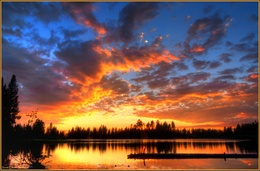
%> input picture feature_extraction/img/u1/14456399268_373c51f56b_k.jpg, 260 x 171 px, shrunk from 2048 x 1347 before the run
$ octave --eval "result = Tamura3Sigs(imread('../img/u1/14456399268_373c51f56b_k.jpg'));"   (GNU Octave 9; MATLAB toolbox functions it lacks are replaced by stand-ins)
%> lines starting %> are read from the running program, lines starting %| are printed output that depends on the picture
%
% Copyright (C) 2003 Open Microscopy Environment
%       Massachusetts Institue of Technology,
%       National Institutes of Health,
%       University of Dundee
%
%
%
%    This library is free software; you can redistribute it and/or
%    modify it under the terms of the GNU Lesser General Public
%    License as published by the Free Software Foundation; either
%    version 2.1 of the License, or (at your option) any later version.
%
%    This library is distributed in the hope that it will be useful,
%    but WITHOUT ANY WARRANTY; without even the implied warranty of
%    MERCHANTABILITY or FITNESS FOR A PARTICULAR PURPOSE.  See the GNU
%    Lesser General Public License for more details.
%
%    You should have received a copy of the GNU Lesser General Public
%    License along with this library; if not, write to the Free Software
%    Foundation, Inc., 59 Temple Place, Suite 330, Boston, MA  02111-1307  USA
%
%~~~~~~~~~~~~~~~~~~~~~~~~~~~~~~~~~~~~~~~~~~~~~~~~~~~~~~~~~~~~~~~~~~~~~~~~~~~~~~~
%~~~~~~~~~~~~~~~~~~~~~~~~~~~~~~~~~~~~~~~~~~~~~~~~~~~~~~~~~~~~~~~~~~~~~~~~~~~~~~~
% Written by:  Nikita Orlov <norlov@nih.gov>
%~~~~~~~~~~~~~~~~~~~~~~~~~~~~~~~~~~~~~~~~~~~~~~~~~~~~~~~~~~~~~~~~~~~~~~~~~~~~~~~
%% Tamura texture signatures: coarseness, directionality, contrast
%%
%% Reference: Tamura H., Mori S., Yamawaki T.,
%% 'Textural features corresponsing to visual perception'.
%% IEEE Trans. on Systems, Man and Cybernetics, 8, 1978, 460-472
%%
%% Nikita Orlov
%% Computational Biology Unit, LG,NIA/NIH
%% :: revision :: 07-20-2005
%%
%% input:   Img (input image)
%% output1: Total coarseness,       a scalar
%% output2: Coarseness histogram,   a 1x3 vector
%% output3: Directionality,         a scalar
%% output4: Contrast,               a scalar
%%
%% Examples:
%% allTFeatures = Tamura3Sigs(Im);
%%
function allTFeatures = Tamura3Sigs(Im)
Im=rgb2gray(Im);
if ~isa(Im,'double')
    Im = im2double(Im);
%> Im: size 171x260 double
end
TM_Directionality = Tamura_Directionality(Im);
[TM_Coarseness,TM_Coarseness_hist] = Tamura_Coarseness(Im);
TM_Contrast = Tamura_Contrast(Im);
% allTFeatures = [TM_Coarseness TM_Coarseness_hist TM_Directionality TM_Contrast];
 allTFeatures = [TM_Coarseness  TM_Contrast TM_Directionality ];
% allTFeatures =  TM_Directionality ;

return;


function Fdir = Tamura_Directionality(Im)
[gx,gy] = gradient(Im); [t,r] = cart2pol(gx,gy);
%> after `[t,r] = cart2pol(gx,gy)`:
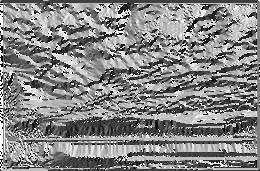
%> t: size 171x260 double; min -3.13, max 3.14, mean 0.19; drawn with min black and max white
%> after `[t,r] = cart2pol(gx,gy)`:
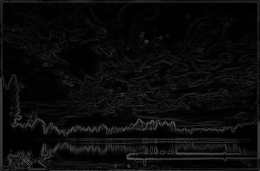
%> r: size 171x260 double; min 0, max 0.381, mean 0.0441
good = find(r>.15.*max(r(:))); % tolgo le intensita' piccole
%> good = 11499 values from 1 to 44460
if isempty(good)
    Fdir=0;
else
 r=r(good); % r e t fanno riferimento solo alle intensita' grandi
 t=t(good);
Fdir = 1/(entropy(t)+1);
%> Fdir = 0.324
end


% [34 lines of commented-out code are left out]

return;


function Fc = Tamura_Contrast(Im), Im = Im(:)';
ss = std(Im); if abs(ss)<1e-10, Fc = 0;return; else, k = kurtosis(Im);end
alf = k ./ ss.^4;
Fc = ss./(alf.^(.25));
return;


function [total_coarseness,coarseness_hist] = Tamura_Coarseness(Im),
kk = 0:6; %nh = []; nv = [];
for ii = 1:kk(end),
 A = moveav(Im,2.^(kk(ii)));
 shift = 200;
 shift = 2.^(kk(ii));
 implus = zeros(size(A)); implus(:,1:end-shift+1) = A(:,shift:end);
 iminus = zeros(size(A)); iminus(:,shift:end) = A(:,1:end-shift+1);
 Hdelta(:,:,ii) = abs(implus-iminus);
 implus = zeros(size(A)); implus(1:end-shift+1,:) = A(shift:end,:);
 iminus = zeros(size(A)); iminus(shift:end,:) = A(1:end-shift+1,:);
 Vdelta(:,:,ii) = abs(implus-iminus);
end
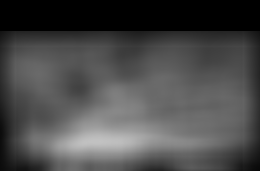
%> iminus: size 171x260 double; min 0, max 0.761, mean 0.291
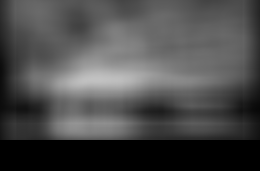
%> implus: size 171x260 double; min 0, max 0.761, mean 0.297
HdeltaMax = max(Hdelta,[],3); hs = sum(HdeltaMax(:));
%> after `HdeltaMax = max(Hdelta,[],3)`:
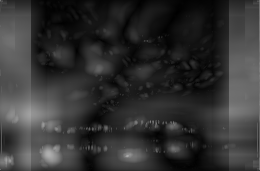
%> HdeltaMax: size 171x260 double; min 0.00214, max 0.689, mean 0.197
%> after `hs = sum(HdeltaMax(:))`: hs = 8768.1
VdeltaMax = max(Vdelta,[],3); vs = sum(VdeltaMax(:));
%> after `VdeltaMax = max(Vdelta,[],3)`:
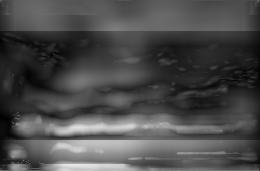
%> VdeltaMax: size 171x260 double; min 0.00294, max 0.911, mean 0.297
%> after `vs = sum(VdeltaMax(:))`: vs = 13214.5
hij = reshape(Hdelta,size(Hdelta,1)*size(Hdelta,2),size(Hdelta,3)); %shij = sum(hij,1);
vij = reshape(Vdelta,size(Vdelta,1)*size(Vdelta,2),size(Vdelta,3)); %svij = sum(vij,1);
newh = zeros(size(hij,1),1);
for ii = 1:size(hij,1),
 tmp1 = hij(ii,:); tmp2 = vij(ii,:);
 mtmp1 = max(tmp1); mtmp2 = max(tmp2); mtmp1 = mtmp1(1); mtmp2 = mtmp2(1);
 mm = max(mtmp1,mtmp2);
 im1 = find(tmp1==mtmp1); im2 = find(tmp2==mtmp2);
 if mm == mtmp1, imm = im1(1); else, imm = im2(1); end
 newh(ii) = kk(imm);
end
%> this loop made 44460 passes
%> (tmp1, tmp2, mtmp1, mtmp2, mm, im1, im2, imm) on passes 1 to 6: ([0 0.448 0.249 0.184 0.144 0.141], [0 0.447 0.241 0.176 0.152 0.179], 0.448, 0.447, 0.448, 2, 2, 2), ([0 0.324 0.294 0.208 0.158 0.151], [0 0.0284 0.246 0.178 0.155 0.18], 0.324, 0.246, 0.324, 2, 3, 2), ([0 0.242 0.219 0.232 0.171 0.161], [0 0.0225 0.246 0.18 0.157 0.181], 0.242, 0.246, 0.246, 2, 3, 3), ([0 0.256 0.167 0.255 0.185 0.171], [0 0.00588 0.0304 0.182 0.161 0.181], 0.256, 0.182, 0.256, 2, 4, 2), ([0 0.252 0.173 0.221 0.2 0.182], [0 0.00294 0.0284 0.184 0.164 0.182], 0.252, 0.184, 0.252, 2, 4, 2), ([0 0.254 0.172 0.197 0.216 0.192], [0 0.00294 0.00711 0.185 0.167 0.182], 0.254, 0.185, 0.254, 2, 4, 2)
%> after the loop, imm = 3
total_coarseness = mean(newh);
%> total_coarseness = 4.36
newh = reshape(2.^newh,size(Im,1),size(Im,2));
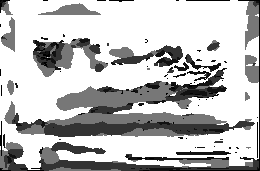
%> newh: size 171x260 double; min 2, max 32, mean 24.3; drawn with min black and max white
nbin = 3;
coarseness_hist = hist(newh(:),nbin);
%> coarseness_hist = [8573 7641 28246]
coarseness_hist = coarseness_hist./max(coarseness_hist);
%> coarseness_hist = [0.304 0.271 1]
%coarseness_hist = uint16(coarseness_hist);
return;


function sm = moveav(Im,nk),
kern = ones(nk)./nk.^2; sm = conv2(Im,kern,'same');
return;
%> in Tamura3Sigs, `[TM_Coarseness,TM_Coarseness_hist] = Tamura_Coarseness(Im);`: TM_Coarseness = 4.36; TM_Coarseness_hist = [0.304 0.271 1]
%> in Tamura_Contrast, `ss = std(Im)`: ss = 0.202
%> in Tamura_Contrast, `k = kurtosis(Im)`: k = 3.27
%> in Tamura_Contrast, `alf = k ./ ss.^4;`: alf = 1977.1
%> in Tamura_Contrast, `Fc = ss./(alf.^(.25));`: Fc = 0.0302
%> in Tamura3Sigs, `allTFeatures = [TM_Coarseness  TM_Contrast TM_Directionality ];`: allTFeatures = [4.36 0.0302 0.324]
